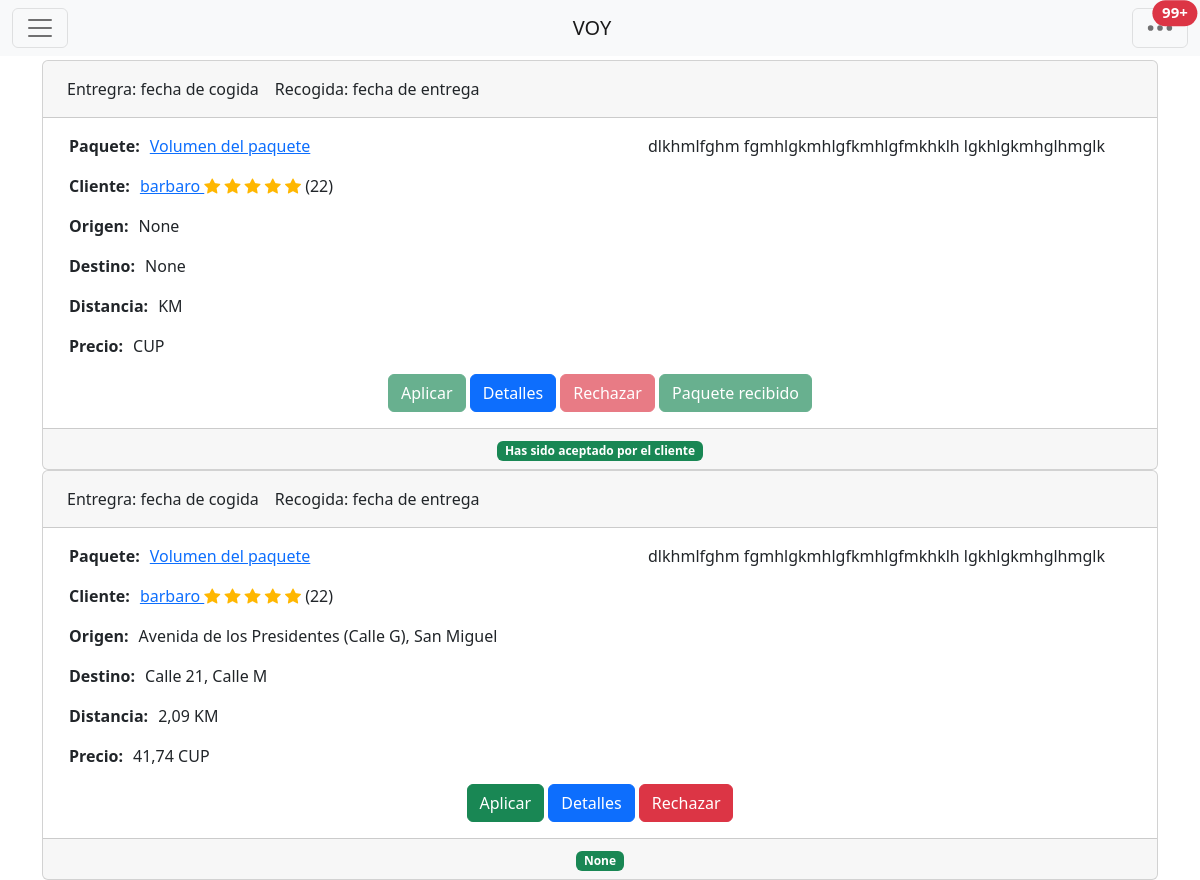
The app's page /mensajero/ (signed in) with its own data.
### core/models.py (models this page shows, shortened)
class ServicioMensajero(models.Model):
    ESTADO_SERVICIO_CHOICE=(
        ('PENDIENTE_DE_MENSAJERO','PENDIENTE_DE_MENSAJERO'),
        ('PENDIENTE_DE_ACEPTACION','PENDIENTE_DE_ACEPTACION'),
        ('ENVIANDO','ENVIANDO'),
        ('FINALIZADO','FINALIZADO'),
    )
    id = models.UUIDField(primary_key=True, default=uuid.uuid4, help_text="ID único para el vehiculo del mensajero")
    user = models.ForeignKey(User, on_delete=models.CASCADE)
    cliente = models.ForeignKey(Cliente, on_delete=models.CASCADE)
    paquete = models.ForeignKey(Paquete, on_delete=models.CASCADE)
    mensajero = models.ForeignKey(Mensajero, on_delete=models.CASCADE, blank=True, null=True)
    mensajero_aceptado=models.BooleanField(default=False)
    rechazo_mensajero = models.ManyToManyField(Mensajero, related_name="rechazo_mensajero", blank=True)
    mensajero_rechazado = models.ManyToManyField(Mensajero, related_name="mensajero_rechazado", blank=True)
    vahiculo = models.ForeignKey(VehiculoMensajero, on_delete=models.CASCADE, blank=True, null=True)
    direccion_origen=models.CharField(max_length=125, blank=True, null=True)
    direccion_destino=models.CharField(max_length=125, blank=True, null=True)
    direccion_origen_map=models.CharField(max_length=125, blank=True, null=True)
    direccion_destino_map=models.CharField(max_length=125, blank=True, null=True)
    latitud_origen=models.DecimalField(max_digits=25, decimal_places=20, help_text="Latitud Origen", blank=True, null=True)
    longitud_origen=models.DecimalField(max_digits=25, decimal_places=20, help_text="Longitud Origen", blank=True, null=True)
    latitud_destino=models.DecimalField(max_digits=25, decimal_places=20, help_text="Latitud Destino", blank=True, null=True)
    longitud_destino=models.DecimalField(max_digits=25, decimal_places=20, help_text="Longitud Destino", blank=True, null=True)
    distancia=models.DecimalField(max_digits=25, decimal_places=20, help_text="Longitud Destino", blank=True, null=True)
    tarifa=models.DecimalField(max_digits=25, decimal_places=20, help_text="Longitud Destino", blank=True, null=True)
    precio=models.DecimalField(max_digits=25, decimal_places=20, help_text="Longitud Destino", blank=True, null=True)
    hora_recogida=models.DateTimeField(verbose_name="Hora de recogida", blank=True, null=True)
    hora_entrega=models.DateTimeField(verbose_name="Hora de entrega", blank=True, null=True)
    activo=models.BooleanField(default=False)
    created_at = models.DateTimeField(auto_now_add=True, blank=True, null=True)
    updated_at = models.DateTimeField(auto_now=True, blank=True, null=True)
    estado=models.CharField(max_length=25, choices=ESTADO_SERVICIO_CHOICE, blank=True, null=True)
    codigo = models.CharField(max_length=10, blank=True, unique=True)
    paquete_entregado=models.BooleanField(default=False)
    paquete_entregado_hora=models.DateTimeField(blank=True, null=True)
    paquete_recibido=models.BooleanField(default=False)
    paquete_recibido_hora=models.DateTimeField(blank=True, null=True)
    servicio_finalizado=models.BooleanField(default=False)

### core/views.py (the view)
# urls.py: path('mensajero/', views.HomeMensajeroView.as_view(), name="home-mensajero"),
class HomeMensajeroView(generic.View):
    template_name="mensajero/index_mensajero.html"
    def get(self, request, *args, **kwargs):
        servicios=ServicioMensajero.objects.filter(activo=True)
        return render(request, self.template_name, {'servicios':servicios})

### templates/mensajero/index_mensajero.html (shortened to what this page needs)
{% extends "base.html" %}
{% block content %}
{% include "mensajero/parts/nav_bar_mensajero.html" %}
 <main class="container" style="margin-top: 60px;">
        <div class="row">
          <div class="col-xs-12">
    {% if servicios %}
        {% for servicio in servicios  %}
              <div class="card text-center">
                    <div class="card-header d-flex">
                      <p class="mr-auto p-2" style="padding: 0; margin: 0;" >Entregra: fecha de cogida</p>
                      <p class="p-2" style="padding: 0; margin: 0;" >Recogida: fecha de entrega</p>
                    </div>
                    <div class="card-body">
                      <div class="row">
                        <div class="col-sm-6">
                          <div class="d-flex align-items-start">
                            <p class="card-text"><strong>Paquete: </strong></p><p class="card-text">
                              <a href="{% url 'core:detalles-paquete' servicio.paquete.pk %}">
                                Volumen del paquete
                              </a>
                            </p>
                          </div>
                          <div class="d-flex align-items-start">
                            <p class="card-text"><strong> Cliente: </strong></p><p class="card-text">
                              <a href="{% url 'core:detalles-cliente' servicio.cliente.pk %}">
                                {{servicio.user.username}}
                              </a>
                              <i class="bi bi-star-fill estrellas"></i>
                              <i class="bi bi-star-fill estrellas"></i>
                              <i class="bi bi-star-fill estrellas"></i>
                              <i class="bi bi-star-fill estrellas"></i>
                              <i class="bi bi-star-fill estrellas"></i>
                              (22)
                            </p>
                          </div>
                          <div class="d-flex align-items-start">
                            <p class="card-text"><strong>Origen: </strong></p><p class="card-text">
                              {% if servicio.direccion_origen %}
                                {{servicio.direccion_origen}}
                              {% else %}
                                {{servicio.direccion_origen_map}}
                              {% endif %}
                            </p>
                          </div>
                          <div class="d-flex align-items-start">
                            <p class="card-text"><strong>Destino: </strong></p><p class="card-text">
                                {% if servicio.direccion_destino %}
                                {{servicio.direccion_destino}}
                              {% else %}
                                {{servicio.direccion_destino_map}}
                              {% endif %}
                            </p>
                          </div>
                          <div class="d-flex align-items-start">
                            <p class="card-text"><strong>Distancia: </strong></p><p class="card-text">
                                {{servicio.distancia|floatformat:2 }} KM
                            </p>
                          </div>
                          <div class="d-flex align-items-start">
                            <p class="card-text"><strong>Precio: </strong></p><p class="card-text">
                                {{servicio.precio|floatformat:2}} CUP
                            </p>
                          </div>
                        </div>
                        <div class="col-sm-6">
                          dlkhmlfghm fgmhlgkmhlgfkmhlgfmkhklh lgkhlgkmhglhmglk
                        </div>
                      </div>
                      {% if servicio.mensajero %}
                          <a class="btn btn-success disabled" href="#">Aplicar</a>
                        {% else %}
                          {% if request.user.mensajero in servicio.rechazo_mensajero.all %}
                            <a class="btn btn-success disabled" href="#">Aplicar</a>
                          {% else %}
                            {% if request.user.mensajero in servicio.mensajero_rechazado.all %}
                              <a class="btn btn-success disabled" href="#">Aplicar</a>
                            {% else %}
                            <a href="{% url 'core:mensajero-aceptar-servicio' servicio.pk %}" class="btn btn-success">Aplicar</a>
                            {%  endif%}
                          {%endif%}
                      {% endif %}
                      <a href="{% url 'core:detalles-servicio-mensajero' servicio.pk %}" class="btn btn-primary">Detalles</a>
                      {% if servicio.mensajero %}
                          {% if request.user.mensajero in servicio.rechazo_mensajero.all %}
                            <a href="#" class="btn btn-secondary disabled">Intentar aplicar</a>
                          {% else %}
                            <a href="#" class="btn btn-danger disabled">Rechazar</a>
                          {% endif %}
                      {% else %}
                        {% if request.user.mensajero in servicio.rechazo_mensajero.all %}
                          {% if request.user.mensajero in servicio.mensajero_rechazado.all %}
                              <a href="#" class="btn btn-danger disabled">Rechazar</a>
                            {% else %}
                              <a href="{% url 'core:rechazar-aceptar-servicio' servicio.pk %}" class="btn btn-secondary">Intentar aplicar</a>
                          {%  endif %}
                        {% else %}
                          {% if request.user.mensajero in servicio.mensajero_rechazado.all %}
                              <a href="#" class="btn btn-danger disabled">Rechazar</a>
                            {% else %}
                              <a href="{% url 'core:rechazar-aceptar-servicio' servicio.pk %}" class="btn btn-danger">Rechazar</a>
                          {%  endif %}
                        {% endif %}
                      {% endif %}
                      {% if servicio.paquete_entregado %}
                        {% if not servicio.paquete_recibido %}
                          {% if servicio.mensajero_aceptado %}
                            <a href="{% url 'core:servicio-paquete-entregado-recibido' servicio.pk 'mensajero' %}" class="btn btn-success">Recibir paquete</a>
                          {% else %}
                            <a href="#" class="btn btn-success disabled">Recibir paquete</a>
                          {% endif %}
                        {% else %}
                            <a href="#" class="btn btn-success disabled">Paquete recibido</a>
                        {% endif %}
                      {% endif %}
                    </div>
                    <div class="card-footer text-muted">
                        {% if request.user.mensajero in servicio.mensajero_rechazado.all %}
                          <span class="badge text-bg-danger">No has sido aceptado por el cliente en éste momento</span>
                        {% else %}
                          {% if request.user.mensajero == servicio.mensajero and servicio.mensajero_aceptado %}
                            <span class="badge text-bg-success">Has sido aceptado por el cliente</span>
                          {% else %}
                            <span class="badge text-bg-success">{{servicio.estado}}</span>
                          {% endif %}
                        {% endif %}
                    </div>
                  </div>
        {% endfor %}
    {% else %}
      No tienes servicios solicitados o activos
    {% endif %}
          </div>
        </div>
      </main>
{% endblock content %}

### templates/mensajero/index_mensajero.html (style rules this page uses)
strong { margin:10px; }
.estrellas { color: rgb(255, 183, 0); }

### records on screen
ServicioMensajero: user.username "barbaro", direccion_origen_map "None", direccion_destino_map "None", shows "Aplicar", shows "Rechazar", paquete_entregado "Paquete recibido", mensajero_aceptado "Has sido aceptado por el cliente"
ServicioMensajero: user.username "barbaro", direccion_origen_map "Avenida de los Presidentes (Calle G), San Miguel", direccion_destino_map "Calle 21, Calle M", distancia "2,09", precio "41,74", shows "Aplicar", shows "Rechazar", estado "None"
